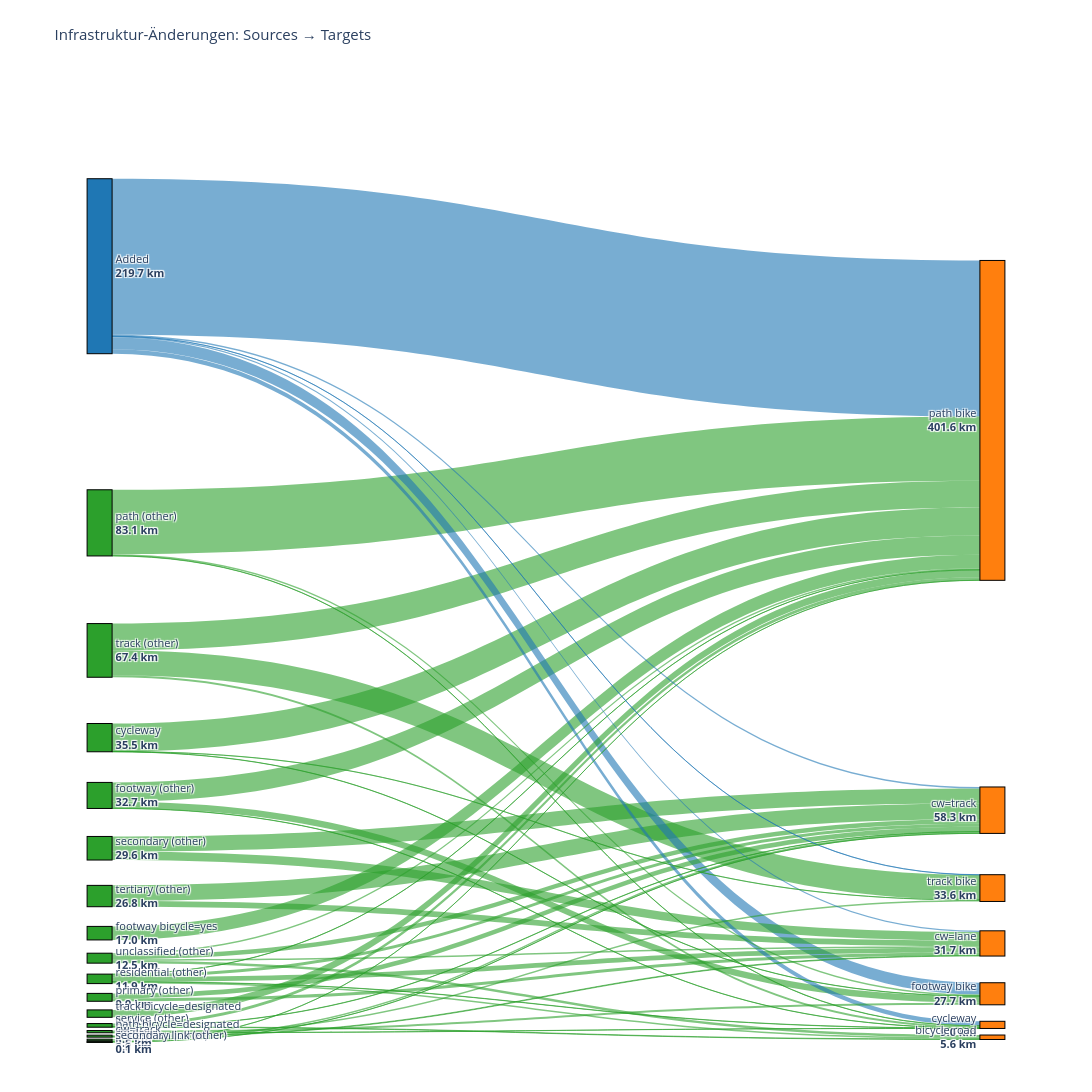

The notebook cell saved with this chart:
### Code cell
# Sankey-Diagramm mit plotly erstellen (mit differenzierten Quellen)
import plotly.graph_objects as go
import numpy as np

# Erstelle Sankey-Daten
sankey_df = get_infrastructure_analysis_sankey()

# Filtere nur positive Werte
sankey_df = sankey_df[sankey_df['value'] > 0].copy()

# Hole alle eindeutigen Sources und Targets
sources = sorted(sankey_df['source'].unique())
targets = sorted(sankey_df['target'].unique())

# Berechne Gesamtwerte für Farbcodierung und Sortierung
source_totals = sankey_df.groupby('source')['value'].sum().to_dict()
target_totals = sankey_df.groupby('target')['value'].sum().to_dict()

# Sortiere nach Gesamtwert für bessere Positionierung
sources = sorted(sources, key=lambda x: source_totals.get(x, 0), reverse=True)
targets = sorted(targets, key=lambda x: target_totals.get(x, 0), reverse=True)

# Erstelle Liste aller Knoten: Sources links, Targets rechts (auch wenn sie überlappen)
# Jeder Knoten erscheint zweimal wenn er sowohl Source als auch Target ist
all_nodes = sources + targets
# Erstelle Indizes: Sources bekommen Indizes 0..len(sources)-1, Targets bekommen len(sources)..len(sources)+len(targets)-1
source_indices_map = {source: idx for idx, source in enumerate(sources)}
target_indices_map = {target: len(sources) + idx for idx, target in enumerate(targets)}

# Erstelle source, target und value Listen für plotly
source_indices = []
target_indices = []
values = []
link_colors = []

# Farben definieren
color_added = 'rgba(31, 119, 180, 0.6)'
color_other = 'rgba(44, 160, 44, 0.6)'

for _, row in sankey_df.iterrows():
    source = row['source']
    target = row['target']
    value = row['value']
    
    # Verwende separate Indizes für Sources (links) und Targets (rechts)
    source_indices.append(source_indices_map[source])
    target_indices.append(target_indices_map[target])
    values.append(value)
    
    # Farbe basierend auf Source
    if source == 'Added':
        link_colors.append(color_added)
    else:
        link_colors.append(color_other)

# Erstelle Knoten-Farben und Labels
node_colors = []
node_labels = []
node_x = []  # X-Positionen: 0 für Sources, 1 für Targets
node_y = []  # Y-Positionen: proportional zu Werten

# Berechne Y-Positionen für Sources (proportional zu Werten)
source_total = sum(source_totals.values())
y_current = 0
source_y_positions = {}
for source in sources:
    total = source_totals.get(source, 0)
    if total > 0:
        height = total / source_total if source_total > 0 else 0
        source_y_positions[source] = y_current + height / 2
        y_current += height

# Berechne Y-Positionen für Targets (proportional zu Werten)
target_total = sum(target_totals.values())
y_current = 0
target_y_positions = {}
for target in targets:
    total = target_totals.get(target, 0)
    if total > 0:
        height = total / target_total if target_total > 0 else 0
        target_y_positions[target] = y_current + height / 2
        y_current += height

# Erstelle Knoten-Arrays: Zuerst alle Sources, dann alle Targets
# Sources (links)
for source in sources:
    node_x.append(0.05)  # Links für Sources, mit etwas Abstand zum Rand
    node_y.append(source_y_positions.get(source, 0))
    if source == 'Added':
        node_colors.append('#1f77b4')
    else:
        node_colors.append('#2ca02c')
    # Label mit Gesamtwert - kürzere Formatierung
    total = source_totals.get(source, 0)
    label = source.replace('hw=', '').replace('_other', ' (other)').replace('_', ' ')
    if len(label) > 30:
        label = label[:27] + '...'
    node_labels.append(f'{label}<br><b>{total:.1f} km</b>')

# Targets (rechts)
for target in targets:
    node_x.append(0.95)  # Rechts für Targets, mit etwas Abstand zum Rand
    node_y.append(target_y_positions.get(target, 0))
    node_colors.append('#ff7f0e')
    total = target_totals.get(target, 0)
    label = target.replace('hw=', '').replace('bicycle=designated', 'bike').replace('bicycle=yes', 'bike').replace('_', ' ')
    if len(label) > 30:
        label = label[:27] + '...'
    node_labels.append(f'{label}<br><b>{total:.1f} km</b>')

# Erstelle das Sankey-Diagramm
fig = go.Figure(data=[go.Sankey(
    arrangement='perpendicular',  # Bessere Anordnung der Links
    node=dict(
        pad=30,  # Mehr Abstand zwischen Knoten
        thickness=25,  # Dickere Knoten für bessere Lesbarkeit
        line=dict(color="black", width=1),
        label=node_labels,
        color=node_colors,
        x=node_x,
        y=node_y
    ),
    link=dict(
        source=source_indices,
        target=target_indices,
        value=values,
        color=link_colors,
        hovertemplate='<b>%{source.label}</b> → <b>%{target.label}</b><br>Wert: <b>%{value:.1f} km</b><extra></extra>'
    )
)])

fig.update_layout(
    title_text="Infrastruktur-Änderungen: Sources → Targets",
    font_size=11,
    height=1500,
    width=1600,  # Etwas breiter für bessere Darstellung
    margin=dict(l=50, r=50, t=80, b=50)  # Mehr Rand für Labels
)

fig.show()

### Figure 1 — Plotly figure (JSON) as saved in the notebook; plotly's stock layout.template omitted (floating-point values rounded to 4 significant figures)
{"data": [{"arrangement": "perpendicular", "link": {"color": ["rgba(31, 119, 180, 0.6)", "rgba(44, 160, 44, 0.6)", "rgba(44, 160, 44, 0.6)", "rgba(44, 160, 44, 0.6)", "rgba(44, 160, 44, 0.6)", "rgba(44, 160, 44, 0.6)", "rgba(44, 160, 44, 0.6)", "rgba(44, 160, 44, 0.6)", "rgba(44, 160, 44, 0.6)", "rgba(31, 119, 180, 0.6)", "rgba(44, 160, 44, 0.6)", "rgba(44, 160, 44, 0.6)", "rgba(44, 160, 44, 0.6)", "rgba(44, 160, 44, 0.6)", "rgba(44, 160, 44, 0.6)", "rgba(44, 160, 44, 0.6)", "rgba(44, 160, 44, 0.6)", "rgba(31, 119, 180, 0.6)", "rgba(44, 160, 44, 0.6)", "rgba(44, 160, 44, 0.6)", "rgba(44, 160, 44, 0.6)", "rgba(44, 160, 44, 0.6)", "rgba(44, 160, 44, 0.6)", "rgba(44, 160, 44, 0.6)", "rgba(44, 160, 44, 0.6)", "rgba(44, 160, 44, 0.6)", "rgba(44, 160, 44, 0.6)", "rgba(44, 160, 44, 0.6)", "rgba(44, 160, 44, 0.6)", "rgba(31, 119, 180, 0.6)", "rgba(44, 160, 44, 0.6)", "rgba(31, 119, 180, 0.6)", "rgba(44, 160, 44, 0.6)", "rgba(44, 160, 44, 0.6)", "rgba(44, 160, 44, 0.6)", "rgba(44, 160, 44, 0.6)", "rgba(44, 160, 44, 0.6)", "rgba(44, 160, 44, 0.6)", "rgba(44, 160, 44, 0.6)", "rgba(31, 119, 180, 0.6)", "rgba(44, 160, 44, 0.6)", "rgba(44, 160, 44, 0.6)", "rgba(44, 160, 44, 0.6)", "rgba(44, 160, 44, 0.6)", "rgba(44, 160, 44, 0.6)"], "hovertemplate": "<b>%{source.label}</b> → <b>%{target.label}</b><br>Wert: <b>%{value:.1f} km</b><extra></extra>", "source": [0, 1, 3, 2, 2, 4, 6, 5, 7, 0, 5, 11, 4, 6, 10, 9, 8, 0, 10, 12, 9, 8, 13, 2, 9, 15, 8, 1, 8, 0, 14, 0, 14, 12, 9, 12, 1, 9, 3, 0, 3, 13, 4, 17, 16], "target": [18, 18, 18, 18, 20, 18, 19, 19, 18, 22, 21, 18, 22, 21, 19, 21, 19, 23, 21, 18, 19, 24, 22, 23, 24, 19, 21, 22, 18, 19, 20, 21, 21, 24, 23, 19, 23, 18, 22, 20, 20, 23, 23, 19, 18], "value": [195.8, 80.9, 35.1, 33.4, 31.5, 24.2, 19.6, 19, 17, 14.7, 10.6, 9.3, 8.3, 7.2, 6.1, 5.7, 5.7, 5.5, 3.8, 3.7, 3.6, 2.9, 2.6, 2.5, 2.1, 2, 2, 1.9, 1.9, 1.9, 1.7, 1.6, 0.8, 0.6, 0.3, 0.3, 0.3, 0.2, 0.2, 0.2, 0.2, 0.2, 0.2, 0.1, 0.1]}, "node": {"color": ["#1f77b4", "#2ca02c", "#2ca02c", "#2ca02c", "#2ca02c", "#2ca02c", "#2ca02c", "#2ca02c", "#2ca02c", "#2ca02c", "#2ca02c", "#2ca02c", "#2ca02c", "#2ca02c", "#2ca02c", "#2ca02c", "#2ca02c", "#2ca02c", "#ff7f0e", "#ff7f0e", "#ff7f0e", "#ff7f0e", "#ff7f0e", "#ff7f0e", "#ff7f0e"], "label": ["Added<br><b>219.7 km</b>", "path (other)<br><b>83.1 km</b>", "track (other)<br><b>67.4 km</b>", "cycleway<br><b>35.5 km</b>", "footway (other)<br><b>32.7 km</b>", "secondary (other)<br><b>29.6 km</b>", "tertiary (other)<br><b>26.8 km</b>", "footway bicycle=yes<br><b>17.0 km</b>", "unclassified (other)<br><b>12.5 km</b>", "residential (other)<br><b>11.9 km</b>", "primary (other)<br><b>9.9 km</b>", "track bicycle=designated<br><b>9.3 km</b>", "service (other)<br><b>4.6 km</b>", "path bicycle=designated<br><b>2.8 km</b>", "cw=track<br><b>2.5 km</b>", "cw=lane<br><b>2.0 km</b>", "pedestrian (other)<br><b>0.1 km</b>", "secondary link (other)<br><b>0.1 km</b>", "path bike<br><b>401.6 km</b>", "cw=track<br><b>58.3 km</b>", "track bike<br><b>33.6 km</b>", "cw=lane<br><b>31.7 km</b>", "footway bike<br><b>27.7 km</b>", "cycleway<br><b>9.0 km</b>", "bicycle road<br><b>5.6 km</b>"], "line": {"color": "black", "width": 1}, "pad": 30, "thickness": 25, "x": [0.05, 0.05, 0.05, 0.05, 0.05, 0.05, 0.05, 0.05, 0.05, 0.05, 0.05, 0.05, 0.05, 0.05, 0.05, 0.05, 0.05, 0.05, 0.95, 0.95, 0.95, 0.95, 0.95, 0.95, 0.95], "y": [0.1936, 0.4604, 0.593, 0.6836, 0.7437, 0.7986, 0.8483, 0.8869, 0.9129, 0.9344, 0.9536, 0.9705, 0.9827, 0.9893, 0.9939, 0.9979, 0.9997, 0.9999, 0.3538, 0.759, 0.84, 0.8975, 0.9499, 0.9822, 0.9951]}, "type": "sankey"}], "layout": {"font": {"size": 11}, "height": 1500, "margin": {"b": 50, "l": 50, "r": 50, "t": 80}, "title": {"text": "Infrastruktur-Änderungen: Sources → Targets"}, "width": 1600}}
